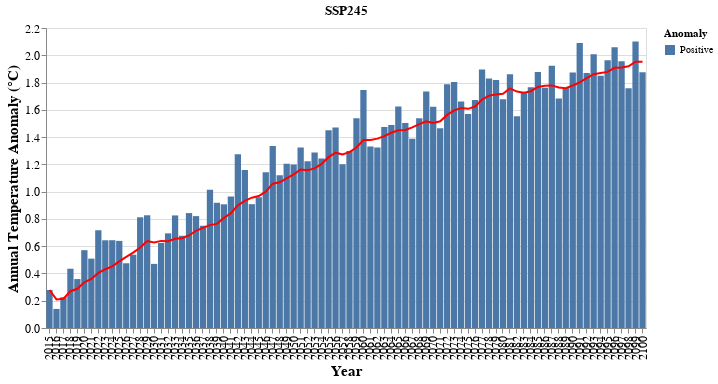

Write notebook code for a chart like this one.
### Markdown cell above
### SSP245

### Code cell
temp = monthly_temp.tas.mean(dim='model')
# Select Historical
temp_clim = temp[0].groupby('time.month').mean('time')
# Difference
ann_tas_anom = temp[2].groupby('time.month') - temp_clim
# Filter range
ann_tas_anom = ann_tas_anom.loc['2015':]

df_tas = ann_tas_anom.to_dataframe()

df_tas = df_tas.resample('1Y').mean()

df_tas['positive'] = df_tas['tas'] > 0
df_tas['Rolling'] = df_tas['tas'].rolling(5).mean()


df_tas.reset_index(inplace=True)

df_tas['positive'] = df_tas['positive'].astype(str)

df_tas['positive'] = df_tas['positive'].str.replace('True','Positive')
df_tas['positive'] = df_tas['positive'].str.replace('False','Negative')

df_tas['time'] = df_tas['time'].dt.year

df_tas.rename(columns={'positive':'Anomaly', 'time':'year'}, inplace=True)

#df.reset_index(inplace=True)
bar = alt.Chart(df_tas).mark_bar().encode(
    x="year:O",
    y="tas:Q",
    color='Anomaly:N'
).properties(width=600).encode(x=alt.X('year:O', axis=alt.Axis(title='Year',titleFontSize=15, labelFontSize=12)),
                              y=alt.Y('tas:Q', axis=alt.Axis( title='Annual Temperature Anomaly (°C) ',titleFontSize=15, labelFontSize=12)))
line = alt.Chart(df_tas).mark_line(color='red').transform_window(
    # The field to average
    rolling_mean='mean(tas)',
    # The number of values before and after the current value to include.
    frame=[-9, 0]
).encode(
    x='year:O',
    y='rolling_mean:Q'
)


(bar + line).properties(width=600, title='SSP245')

### Figure 1 — Vega-Lite specification as saved in the notebook (floating-point values rounded to 4 significant figures)
{"config": {"view": {"continuousWidth": 400, "continuousHeight": 300}}, "layer": [{"mark": "bar", "encoding": {"color": {"field": "Anomaly", "type": "nominal"}, "x": {"axis": {"labelFontSize": 12, "title": "Year", "titleFontSize": 15}, "field": "year", "type": "ordinal"}, "y": {"axis": {"labelFontSize": 12, "title": "Annual Temperature Anomaly (°C) ", "titleFontSize": 15}, "field": "tas", "type": "quantitative"}}, "width": 600}, {"mark": {"type": "line", "color": "red"}, "encoding": {"x": {"field": "year", "type": "ordinal"}, "y": {"field": "rolling_mean", "type": "quantitative"}}, "transform": [{"window": [{"op": "mean", "field": "tas", "as": "rolling_mean"}], "frame": [-9, 0]}]}], "data": {"name": "data-dd7ac7794e57beb5daf84bfae1ccc72a"}, "title": "SSP245", "width": 600, "$schema": "https://vega.github.io/schema/vega-lite/v4.17.0.json", "datasets": {"data-dd7ac7794e57beb5daf84bfae1ccc72a": [{"year": 2015, "height": 2.0, "month": 6.5, "tas": 0.2787, "Anomaly": "Positive", "Rolling": null}, {"year": 2016, "height": 2.0, "month": 6.5, "tas": 0.1399, "Anomaly": "Positive", "Rolling": null}, {"year": 2017, "height": 2.0, "month": 6.5, "tas": 0.2257, "Anomaly": "Positive", "Rolling": null}, {"year": 2018, "height": 2.0, "month": 6.5, "tas": 0.4347, "Anomaly": "Positive", "Rolling": null}, {"year": 2019, "height": 2.0, "month": 6.5, "tas": 0.3588, "Anomaly": "Positive", "Rolling": 0.2876}, {"year": 2020, "height": 2.0, "month": 6.5, "tas": 0.5707, "Anomaly": "Positive", "Rolling": 0.346}, {"year": 2021, "height": 2.0, "month": 6.5, "tas": 0.5087, "Anomaly": "Positive", "Rolling": 0.4197}, {"year": 2022, "height": 2.0, "month": 6.5, "tas": 0.7169, "Anomaly": "Positive", "Rolling": 0.5179}, {"year": 2023, "height": 2.0, "month": 6.5, "tas": 0.6434, "Anomaly": "Positive", "Rolling": 0.5597}, {"year": 2024, "height": 2.0, "month": 6.5, "tas": 0.6438, "Anomaly": "Positive", "Rolling": 0.6167}, {"year": 2025, "height": 2.0, "month": 6.5, "tas": 0.6389, "Anomaly": "Positive", "Rolling": 0.6303}, {"year": 2026, "height": 2.0, "month": 6.5, "tas": 0.4748, "Anomaly": "Positive", "Rolling": 0.6235}, {"year": 2027, "height": 2.0, "month": 6.5, "tas": 0.5377, "Anomaly": "Positive", "Rolling": 0.5877}, {"year": 2028, "height": 2.0, "month": 6.5, "tas": 0.8119, "Anomaly": "Positive", "Rolling": 0.6214}, {"year": 2029, "height": 2.0, "month": 6.5, "tas": 0.8267, "Anomaly": "Positive", "Rolling": 0.658}, {"year": 2030, "height": 2.0, "month": 6.5, "tas": 0.4702, "Anomaly": "Positive", "Rolling": 0.6243}, {"year": 2031, "height": 2.0, "month": 6.5, "tas": 0.6242, "Anomaly": "Positive", "Rolling": 0.6542}, {"year": 2032, "height": 2.0, "month": 6.5, "tas": 0.6942, "Anomaly": "Positive", "Rolling": 0.6855}, {"year": 2033, "height": 2.0, "month": 6.5, "tas": 0.8256, "Anomaly": "Positive", "Rolling": 0.6882}, {"year": 2034, "height": 2.0, "month": 6.5, "tas": 0.6764, "Anomaly": "Positive", "Rolling": 0.6581}, {"year": 2035, "height": 2.0, "month": 6.5, "tas": 0.8428, "Anomaly": "Positive", "Rolling": 0.7327}, {"year": 2036, "height": 2.0, "month": 6.5, "tas": 0.8205, "Anomaly": "Positive", "Rolling": 0.7719}, {"year": 2037, "height": 2.0, "month": 6.5, "tas": 0.7498, "Anomaly": "Positive", "Rolling": 0.783}, {"year": 2038, "height": 2.0, "month": 6.5, "tas": 1.014, "Anomaly": "Positive", "Rolling": 0.8208}, {"year": 2039, "height": 2.0, "month": 6.5, "tas": 0.9183, "Anomaly": "Positive", "Rolling": 0.8692}, {"year": 2040, "height": 2.0, "month": 6.5, "tas": 0.9071, "Anomaly": "Positive", "Rolling": 0.882}, {"year": 2041, "height": 2.0, "month": 6.5, "tas": 0.9651, "Anomaly": "Positive", "Rolling": 0.911}, {"year": 2042, "height": 2.0, "month": 6.5, "tas": 1.274, "Anomaly": "Positive", "Rolling": 1.016}, {"year": 2043, "height": 2.0, "month": 6.5, "tas": 1.159, "Anomaly": "Positive", "Rolling": 1.045}, {"year": 2044, "height": 2.0, "month": 6.5, "tas": 0.9081, "Anomaly": "Positive", "Rolling": 1.043}, {"year": 2045, "height": 2.0, "month": 6.5, "tas": 0.959, "Anomaly": "Positive", "Rolling": 1.053}, {"year": 2046, "height": 2.0, "month": 6.5, "tas": 1.142, "Anomaly": "Positive", "Rolling": 1.088}, {"year": 2047, "height": 2.0, "month": 6.5, "tas": 1.335, "Anomaly": "Positive", "Rolling": 1.101}, {"year": 2048, "height": 2.0, "month": 6.5, "tas": 1.12, "Anomaly": "Positive", "Rolling": 1.093}, {"year": 2049, "height": 2.0, "month": 6.5, "tas": 1.205, "Anomaly": "Positive", "Rolling": 1.152}, {"year": 2050, "height": 2.0, "month": 6.5, "tas": 1.199, "Anomaly": "Positive", "Rolling": 1.2}, {"year": 2051, "height": 2.0, "month": 6.5, "tas": 1.324, "Anomaly": "Positive", "Rolling": 1.237}, {"year": 2052, "height": 2.0, "month": 6.5, "tas": 1.222, "Anomaly": "Positive", "Rolling": 1.214}, {"year": 2053, "height": 2.0, "month": 6.5, "tas": 1.287, "Anomaly": "Positive", "Rolling": 1.247}, {"year": 2054, "height": 2.0, "month": 6.5, "tas": 1.243, "Anomaly": "Positive", "Rolling": 1.255}, {"year": 2055, "height": 2.0, "month": 6.5, "tas": 1.451, "Anomaly": "Positive", "Rolling": 1.305}, {"year": 2056, "height": 2.0, "month": 6.5, "tas": 1.47, "Anomaly": "Positive", "Rolling": 1.335}, {"year": 2057, "height": 2.0, "month": 6.5, "tas": 1.201, "Anomaly": "Positive", "Rolling": 1.33}, {"year": 2058, "height": 2.0, "month": 6.5, "tas": 1.298, "Anomaly": "Positive", "Rolling": 1.333}, {"year": 2059, "height": 2.0, "month": 6.5, "tas": 1.537, "Anomaly": "Positive", "Rolling": 1.392}, {"year": 2060, "height": 2.0, "month": 6.5, "tas": 1.745, "Anomaly": "Positive", "Rolling": 1.45}, {"year": 2061, "height": 2.0, "month": 6.5, "tas": 1.33, "Anomaly": "Positive", "Rolling": 1.422}, {"year": 2062, "height": 2.0, "month": 6.5, "tas": 1.323, "Anomaly": "Positive", "Rolling": 1.447}, {"year": 2063, "height": 2.0, "month": 6.5, "tas": 1.474, "Anomaly": "Positive", "Rolling": 1.482}, {"year": 2064, "height": 2.0, "month": 6.5, "tas": 1.489, "Anomaly": "Positive", "Rolling": 1.472}, {"year": 2065, "height": 2.0, "month": 6.5, "tas": 1.625, "Anomaly": "Positive", "Rolling": 1.448}, {"year": 2066, "height": 2.0, "month": 6.5, "tas": 1.503, "Anomaly": "Positive", "Rolling": 1.483}, {"year": 2067, "height": 2.0, "month": 6.5, "tas": 1.388, "Anomaly": "Positive", "Rolling": 1.496}, {"year": 2068, "height": 2.0, "month": 6.5, "tas": 1.538, "Anomaly": "Positive", "Rolling": 1.509}, {"year": 2069, "height": 2.0, "month": 6.5, "tas": 1.734, "Anomaly": "Positive", "Rolling": 1.558}, {"year": 2070, "height": 2.0, "month": 6.5, "tas": 1.622, "Anomaly": "Positive", "Rolling": 1.557}, {"year": 2071, "height": 2.0, "month": 6.5, "tas": 1.466, "Anomaly": "Positive", "Rolling": 1.55}, {"year": 2072, "height": 2.0, "month": 6.5, "tas": 1.787, "Anomaly": "Positive", "Rolling": 1.629}, {"year": 2073, "height": 2.0, "month": 6.5, "tas": 1.804, "Anomaly": "Positive", "Rolling": 1.682}, {"year": 2074, "height": 2.0, "month": 6.5, "tas": 1.66, "Anomaly": "Positive", "Rolling": 1.668}, {"year": 2075, "height": 2.0, "month": 6.5, "tas": 1.57, "Anomaly": "Positive", "Rolling": 1.657}, {"year": 2076, "height": 2.0, "month": 6.5, "tas": 1.672, "Anomaly": "Positive", "Rolling": 1.699}, {"year": 2077, "height": 2.0, "month": 6.5, "tas": 1.896, "Anomaly": "Positive", "Rolling": 1.72}, {"year": 2078, "height": 2.0, "month": 6.5, "tas": 1.83, "Anomaly": "Positive", "Rolling": 1.726}, {"year": 2079, "height": 2.0, "month": 6.5, "tas": 1.818, "Anomaly": "Positive", "Rolling": 1.757}, {"year": 2080, "height": 2.0, "month": 6.5, "tas": 1.677, "Anomaly": "Positive", "Rolling": 1.779}, {"year": 2081, "height": 2.0, "month": 6.5, "tas": 1.86, "Anomaly": "Positive", "Rolling": 1.816}, {"year": 2082, "height": 2.0, "month": 6.5, "tas": 1.553, "Anomaly": "Positive", "Rolling": 1.748}, {"year": 2083, "height": 2.0, "month": 6.5, "tas": 1.725, "Anomaly": "Positive", "Rolling": 1.727}, {"year": 2084, "height": 2.0, "month": 6.5, "tas": 1.766, "Anomaly": "Positive", "Rolling": 1.716}, {"year": 2085, "height": 2.0, "month": 6.5, "tas": 1.878, "Anomaly": "Positive", "Rolling": 1.756}, {"year": 2086, "height": 2.0, "month": 6.5, "tas": 1.761, "Anomaly": "Positive", "Rolling": 1.736}, {"year": 2087, "height": 2.0, "month": 6.5, "tas": 1.923, "Anomaly": "Positive", "Rolling": 1.811}, {"year": 2088, "height": 2.0, "month": 6.5, "tas": 1.682, "Anomaly": "Positive", "Rolling": 1.802}, {"year": 2089, "height": 2.0, "month": 6.5, "tas": 1.76, "Anomaly": "Positive", "Rolling": 1.801}, {"year": 2090, "height": 2.0, "month": 6.5, "tas": 1.874, "Anomaly": "Positive", "Rolling": 1.8}, {"year": 2091, "height": 2.0, "month": 6.5, "tas": 2.09, "Anomaly": "Positive", "Rolling": 1.866}, {"year": 2092, "height": 2.0, "month": 6.5, "tas": 1.87, "Anomaly": "Positive", "Rolling": 1.855}, {"year": 2093, "height": 2.0, "month": 6.5, "tas": 2.008, "Anomaly": "Positive", "Rolling": 1.92}, {"year": 2094, "height": 2.0, "month": 6.5, "tas": 1.849, "Anomaly": "Positive", "Rolling": 1.938}, {"year": 2095, "height": 2.0, "month": 6.5, "tas": 1.963, "Anomaly": "Positive", "Rolling": 1.956}, {"year": 2096, "height": 2.0, "month": 6.5, "tas": 2.059, "Anomaly": "Positive", "Rolling": 1.95}, {"year": 2097, "height": 2.0, "month": 6.5, "tas": 1.956, "Anomaly": "Positive", "Rolling": 1.967}, {"year": 2098, "height": 2.0, "month": 6.5, "tas": 1.758, "Anomaly": "Positive", "Rolling": 1.917}, {"year": 2099, "height": 2.0, "month": 6.5, "tas": 2.1, "Anomaly": "Positive", "Rolling": 1.967}, {"year": 2100, "height": 2.0, "month": 6.5, "tas": 1.875, "Anomaly": "Positive", "Rolling": 1.95}]}}
